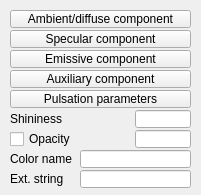
<?xml version="1.0" encoding="UTF-8"?>
<ui version="4.0">
 <class>CQDlgMaterial</class>
 <widget class="QDialog" name="CQDlgMaterial">
  <property name="geometry">
   <rect>
    <x>0</x>
    <y>0</y>
    <width>201</width>
    <height>195</height>
   </rect>
  </property>
  <property name="windowTitle">
   <string>Color</string>
  </property>
  <property name="locale">
   <locale language="English" country="UnitedStates"/>
  </property>
  <widget class="QCheckBox" name="qqOpacityEnable">
   <property name="geometry">
    <rect>
     <x>10</x>
     <y>130</y>
     <width>111</width>
     <height>18</height>
    </rect>
   </property>
   <property name="focusPolicy">
    <enum>Qt::StrongFocus</enum>
   </property>
   <property name="text">
    <string>Opacity</string>
   </property>
  </widget>
  <widget class="QToolButton" name="qqEmissiveAdjust">
   <property name="geometry">
    <rect>
     <x>10</x>
     <y>50</y>
     <width>181</width>
     <height>18</height>
    </rect>
   </property>
   <property name="focusPolicy">
    <enum>Qt::StrongFocus</enum>
   </property>
   <property name="text">
    <string>Emissive component</string>
   </property>
  </widget>
  <widget class="QToolButton" name="qqSpecularAdjust">
   <property name="geometry">
    <rect>
     <x>10</x>
     <y>30</y>
     <width>181</width>
     <height>18</height>
    </rect>
   </property>
   <property name="focusPolicy">
    <enum>Qt::StrongFocus</enum>
   </property>
   <property name="text">
    <string>Specular component</string>
   </property>
  </widget>
  <widget class="QLabel" name="label">
   <property name="geometry">
    <rect>
     <x>10</x>
     <y>110</y>
     <width>111</width>
     <height>18</height>
    </rect>
   </property>
   <property name="text">
    <string>Shininess</string>
   </property>
  </widget>
  <widget class="QLineEdit" name="qqShininess">
   <property name="geometry">
    <rect>
     <x>135</x>
     <y>110</y>
     <width>56</width>
     <height>18</height>
    </rect>
   </property>
  </widget>
  <widget class="QToolButton" name="qqAmbientAdjust">
   <property name="geometry">
    <rect>
     <x>10</x>
     <y>10</y>
     <width>181</width>
     <height>18</height>
    </rect>
   </property>
   <property name="focusPolicy">
    <enum>Qt::StrongFocus</enum>
   </property>
   <property name="text">
    <string>Ambient/diffuse component</string>
   </property>
  </widget>
  <widget class="QLineEdit" name="qqOpacity">
   <property name="geometry">
    <rect>
     <x>135</x>
     <y>130</y>
     <width>56</width>
     <height>18</height>
    </rect>
   </property>
  </widget>
  <widget class="QToolButton" name="qqPulsationAdjust">
   <property name="geometry">
    <rect>
     <x>10</x>
     <y>90</y>
     <width>181</width>
     <height>18</height>
    </rect>
   </property>
   <property name="focusPolicy">
    <enum>Qt::StrongFocus</enum>
   </property>
   <property name="text">
    <string>Pulsation parameters</string>
   </property>
  </widget>
  <widget class="QLabel" name="label_2">
   <property name="geometry">
    <rect>
     <x>10</x>
     <y>150</y>
     <width>71</width>
     <height>18</height>
    </rect>
   </property>
   <property name="text">
    <string>Color name</string>
   </property>
  </widget>
  <widget class="QLineEdit" name="qqColorName">
   <property name="geometry">
    <rect>
     <x>80</x>
     <y>150</y>
     <width>111</width>
     <height>18</height>
    </rect>
   </property>
  </widget>
  <widget class="QToolButton" name="qqAuxiliaryAdjust">
   <property name="geometry">
    <rect>
     <x>10</x>
     <y>70</y>
     <width>181</width>
     <height>18</height>
    </rect>
   </property>
   <property name="focusPolicy">
    <enum>Qt::StrongFocus</enum>
   </property>
   <property name="text">
    <string>Auxiliary component</string>
   </property>
  </widget>
  <widget class="QLabel" name="label_3">
   <property name="geometry">
    <rect>
     <x>10</x>
     <y>170</y>
     <width>61</width>
     <height>18</height>
    </rect>
   </property>
   <property name="text">
    <string>Ext. string</string>
   </property>
  </widget>
  <widget class="QLineEdit" name="qqExtensionString">
   <property name="geometry">
    <rect>
     <x>80</x>
     <y>170</y>
     <width>111</width>
     <height>18</height>
    </rect>
   </property>
  </widget>
 </widget>
 <tabstops>
  <tabstop>qqAmbientAdjust</tabstop>
  <tabstop>qqSpecularAdjust</tabstop>
  <tabstop>qqEmissiveAdjust</tabstop>
  <tabstop>qqAuxiliaryAdjust</tabstop>
  <tabstop>qqPulsationAdjust</tabstop>
  <tabstop>qqShininess</tabstop>
  <tabstop>qqOpacityEnable</tabstop>
  <tabstop>qqOpacity</tabstop>
  <tabstop>qqColorName</tabstop>
  <tabstop>qqExtensionString</tabstop>
 </tabstops>
 <resources/>
 <connections/>
</ui>
